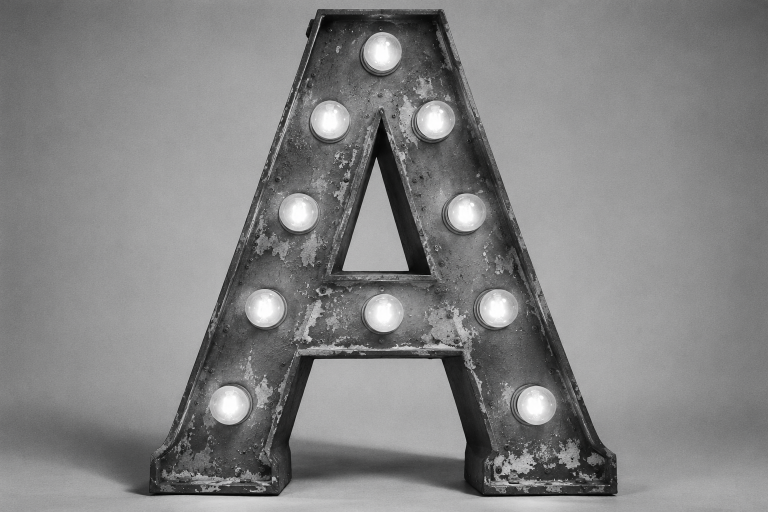
#> input picture _robota/druk/lystivky/vkhid/litera_a.png, 1536 x 1024 px (shown at 1/2 size)
$ python vyrizaty_foto.py vkhid/litera_a.png litera_a
#> lines starting #> are read from the running program, lines starting #| are printed output that depends on the picture; after the words box and inside, x2 and y2 are one past the last pixel; in counts of white or black regions, pixels touching at a corner belong together
"""Вирізати предмет із ФОТО на гладкому студійному фоні (сірий, градієнт, тінь на підлозі).

    python3 vyrizaty_foto.py vkhid/litera_a.png litera_a
    python3 vyrizaty_foto.py vkhid/litera_a.png litera_a --nizy 880,989,297,583,927,1240

Для малюнків на білому папері є vyrizaty.py. Тут інакше: фон фото не однотонний, тому
  1) гладкі місця (мало дрібних деталей) - це фон, у т.ч. отвори всередині предмета;
  2) місця з фактурою й яскраві блики (лампочки) - предмет;
  3) решту доводить GrabCut (OpenCV), далі край трохи стискається й м'якшає.
--nizy y0,y1,xa0,xa1,xb0,xb1  - обрізати тінь від підлоги: нижче y0 лишити лише стовпці
  xa0..xa1 і xb0..xb1 (дві ніжки), а нижче y1 не лишати нічого. Без цього тінь на підлозі
  може лишитися прилиплою до низу. Числа - у пікселях вхідної картинки.

Вихід: malyunky/<назва>.png (RGBA, прозорий фон), malyunky/_perevirka_<назва>.png (на кремовому папері).
Далі - як зазвичай: рядок у KARTKY в lystivka.py і python3 lystivka.py <назва>.
"""
import sys, os
import numpy as np
import cv2
import scipy.ndimage as ndi

TUT = os.path.dirname(os.path.abspath(__file__))


def main(src, nazva, nizy=None):
#> called with src = 'vkhid/litera_a.png', nazva = 'litera_a'
    im = cv2.imread(src)
#> im is the input picture: shape (1024, 1536, 3); mean B, G, R 131.3, 131.2, 131.2
    H, W = im.shape[:2]
#> H = 1024; W = 1536
    g = cv2.cvtColor(im, cv2.COLOR_BGR2GRAY).astype(np.float32)
    mu = cv2.blur(g, (9, 9))
    sd = np.sqrt(np.maximum(cv2.blur(g*g, (9, 9)) - mu*mu, 0))

    # впевнено фон: великі гладкі нескраві (не лампочки) ділянки
    smooth = ndi.binary_opening((sd < 4.5) & (g < 205), iterations=2)
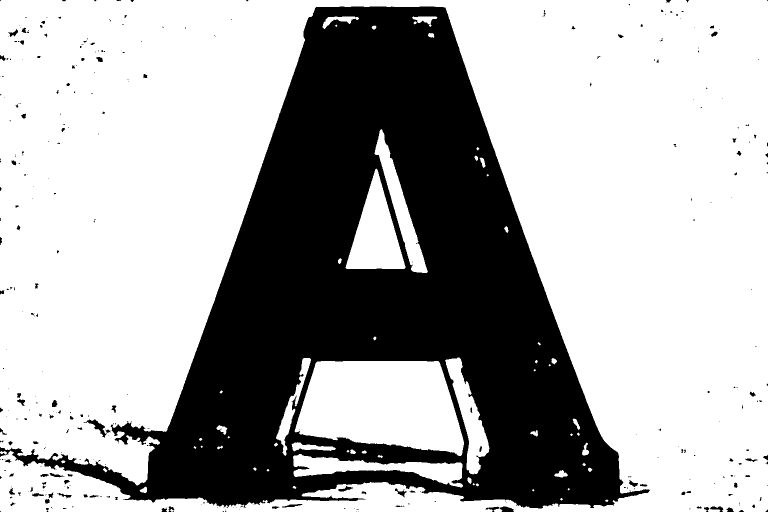
#> smooth: shape (1024, 1536) bool (shown at 1/2 size); 67% white; 352 black regions (252 under 20 px), largest, box (x1, y1, x2, y2) and area: (0, 13, 1300, 1017) 511213, (167, 839, 221, 875) 510, (971, 1013, 1028, 1024) 349
    lab, n = ndi.label(smooth)
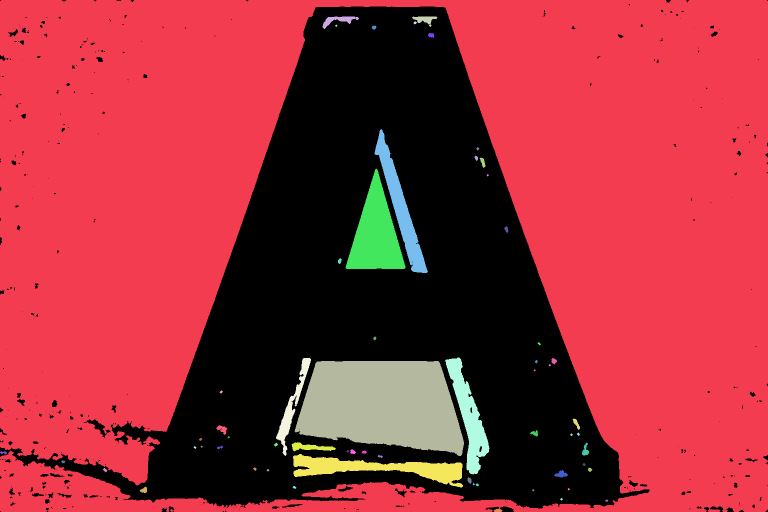
#> lab: shape (1024, 1536) int32 (shown at 1/2 size); 63 distinct labels, from 0 to 62; one colour per label, 0 black
#> n = 62
    sizes = ndi.sum(smooth, lab, range(1, n+1))
#> sizes = 62 values, max 961447 at index 0, min 13 at index 4, mean 17007.3
    sbg = ndi.binary_erosion(np.isin(lab, [i+1 for i, s in enumerate(sizes) if s > 12000]), iterations=5)
#> sbg: shape (1024, 1536) bool; 59.6% white; 137 black regions, largest, box (x1, y1, x2, y2) and area: (0, 0, 1536, 1024) 611570, (11, 46, 63, 94) 1213, (162, 984, 241, 1005) 846

    # впевнено предмет: фактура + яскраві лампочки
    tex = ndi.binary_opening(sd > 7, iterations=3)
#> tex: shape (1024, 1536) bool; 27.8% white; 14 white regions, largest, box (x1, y1, x2, y2) and area: (189, 14, 1244, 1001) 436480, (1130, 831, 1153, 866) 354, (927, 484, 951, 502) 276
    lab, n = ndi.label(tex)
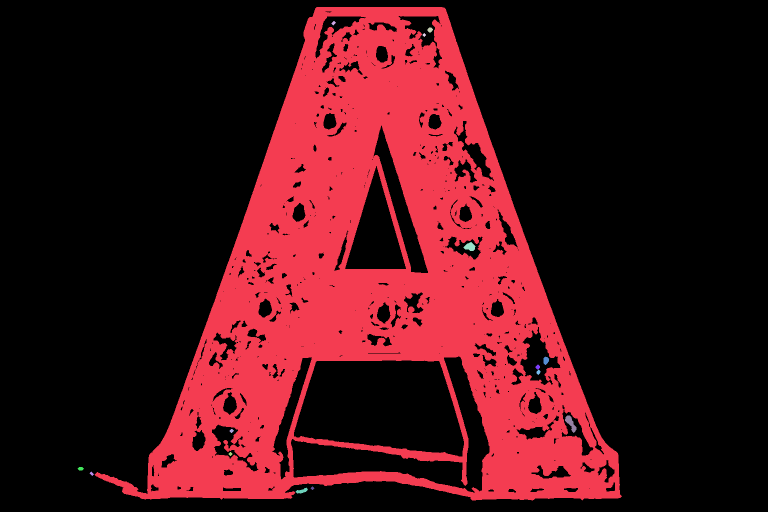
#> lab: shape (1024, 1536) int32 (shown at 1/2 size); 16 distinct labels, from 0 to 15; one colour per label, 0 black
#> n = 15
    sizes = ndi.sum(tex, lab, range(1, n+1))
#> sizes = [436480, 44, 81, 32, 276, 139, 62, 55, 354, 44, 40, 67, 39, 32, 153]
    sfg = ndi.binary_erosion(np.isin(lab, [i+1 for i, s in enumerate(sizes) if s > 3000]), iterations=6)
#> sfg: shape (1024, 1536) bool; 18% white; 91 white regions (67 under 20 px), largest, box (x1, y1, x2, y2) and area: (297, 20, 1236, 995) 276277, (1090, 720, 1187, 890) 3859, (1073, 785, 1112, 851) 692
    br = ndi.binary_opening(g > 215, iterations=2)
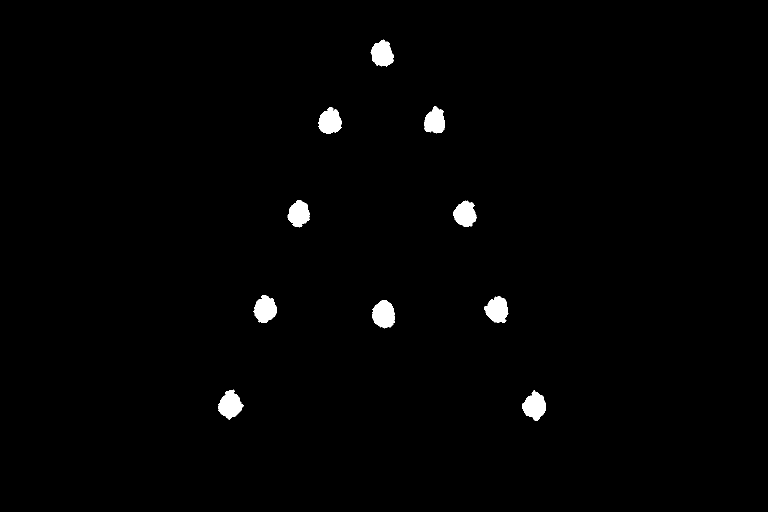
#> br: shape (1024, 1536) bool (shown at 1/2 size); 1.1% white; 10 white regions, largest, box (x1, y1, x2, y2) and area: (744, 600, 790, 657) 1941, (436, 779, 487, 840) 1893, (1044, 780, 1092, 841) 1865
    lab, n = ndi.label(br)
#> lab: shape (1024, 1536) int32; 11 distinct labels, from 0 to 10
#> n = 10
    sizes = ndi.sum(br, lab, range(1, n+1))
#> sizes = [1763, 1650, 1810, 1687, 1742, 1836, 1793, 1941, 1893, 1865]
    bulbs = np.isin(lab, [i+1 for i, s in enumerate(sizes) if 800 < s < 12000])
    sfg |= ndi.binary_erosion(bulbs, iterations=2)
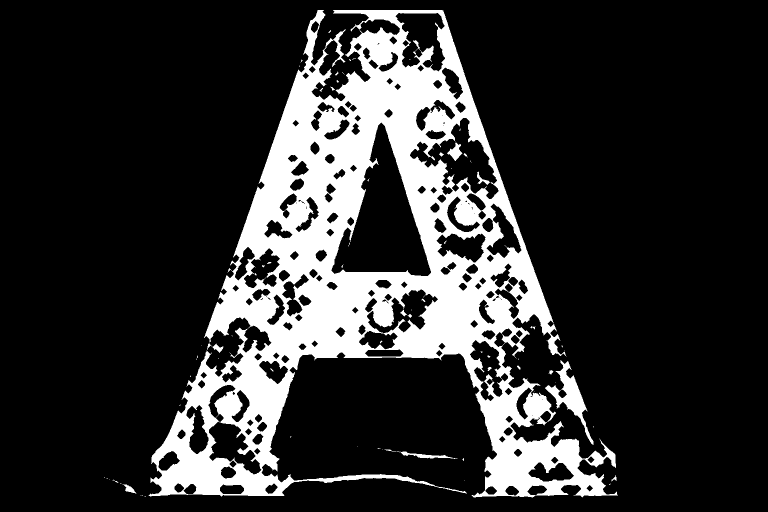
#> sfg: shape (1024, 1536) bool (shown at 1/2 size); 18.9% white; 76 white regions (54 under 20 px), largest, box (x1, y1, x2, y2) and area: (297, 20, 1236, 995) 290756, (1090, 720, 1187, 890) 3859, (801, 903, 915, 918) 536

    mask = np.full((H, W), cv2.GC_PR_BGD, np.uint8)
    mask[sbg] = cv2.GC_BGD
    mask[sfg] = cv2.GC_FGD
    mask[:, :2] = cv2.GC_BGD; mask[:, -2:] = cv2.GC_BGD; mask[:2] = cv2.GC_BGD; mask[-2:] = cv2.GC_BGD
    cv2.grabCut(im, mask, None, np.zeros((1, 65)), np.zeros((1, 65)), 5, cv2.GC_INIT_WITH_MASK)
    m = (mask == cv2.GC_FGD) | (mask == cv2.GC_PR_FGD)

    if nizy:
        y0, y1, xa0, xa1, xb0, xb1 = nizy
        cut = np.zeros_like(m)
        cut[y0:, :] = True
        cut[y0:, xa0:xa1] = False
        cut[y0:, xb0:xb1] = False
        cut[y1:, :] = True
        m &= ~cut

    # найбільший шматок; малі дірки (лампочки, цятки) заповнити, великі отвори лишити
    lab, n = ndi.label(m)
    sizes = ndi.sum(m, lab, range(1, n+1))
    m = lab == (1 + int(np.argmax(sizes)))
    holes = ndi.binary_fill_holes(m) & ~m
    lab, n = ndi.label(holes)
    sizes = ndi.sum(holes, lab, range(1, n+1))
    for i, s in enumerate(sizes):
        if s < 3000:
            m |= lab == (i+1)
    m = ndi.binary_opening(m, structure=np.ones((3, 3)), iterations=1)

    # край: трохи стиснути (щоб не лишався світлий обідок фону) і зробити м'яким
    core = ndi.binary_erosion(m, iterations=2).astype(np.float32)
    alpha = np.clip(cv2.GaussianBlur(core, (0, 0), 1.0), 0, 1)

    rgb = cv2.cvtColor(im, cv2.COLOR_BGR2RGB)
    ys, xs = np.where(alpha > 0.05)
    y0, y1, x0, x1 = max(ys.min()-3, 0), ys.max()+4, max(xs.min()-3, 0), xs.max()+4
    rgba = np.dstack([rgb, (alpha*255).round().astype(np.uint8)])[y0:y1, x0:x1]
    print('рамка предмета у вхідній картинці (x0,y0,x1,y1): %d,%d,%d,%d' % (x0, y0, x1, y1))
    from PIL import Image
    out = os.path.join(TUT, 'malyunky', nazva + '.png')
    Image.fromarray(rgba, 'RGBA').save(out)
    prev = Image.new('RGBA', (rgba.shape[1], rgba.shape[0]), (251, 248, 243, 255))
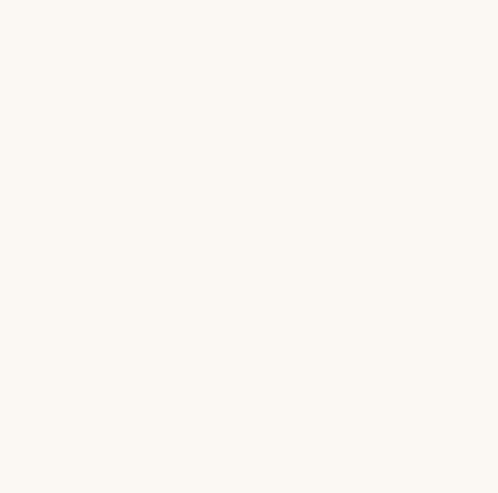
#> prev: PIL image 995x985 RGBA (shown at 1/2 size); mean R, G, B, A 251, 248, 243, 255
    prev.alpha_composite(Image.fromarray(rgba, 'RGBA'))
    prev.convert('RGB').save(os.path.join(TUT, 'malyunky', '_perevirka_' + nazva + '.png'))
    solid = rgba[..., 3] > 230
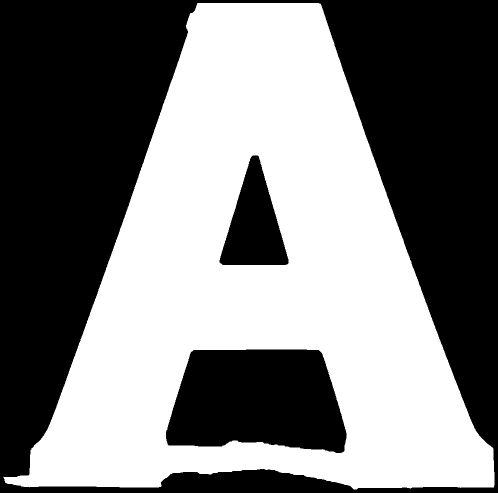
#> solid: shape (985, 995) bool (shown at 1/2 size); 49.2% white; 1 white region, box (x1, y1, x2, y2) and area: (7, 6, 989, 979) 481922
    px = rgba[solid][:, :3].astype(int)
    dark = px[px.sum(axis=1) <= np.percentile(px.sum(axis=1), 30)]
    print('підказка - колір лілеї (RGB):', tuple(int(v) for v in np.median(dark, axis=0)))
#| підказка - колір лілеї (RGB): (49, 49, 49)
    print('збережено', os.path.relpath(out, TUT), '%dx%d' % (rgba.shape[1], rgba.shape[0]))
#| збережено malyunky/litera_a.png 995x985


if __name__ == '__main__':
    args = sys.argv[1:]
    nizy = None
    if '--nizy' in args:
        i = args.index('--nizy'); nizy = [int(v) for v in args[i+1].split(',')]; del args[i:i+2]
    if len(args) != 2 or (nizy and len(nizy) != 6):
        print(__doc__); sys.exit(1)
    main(args[0], args[1], nizy)
